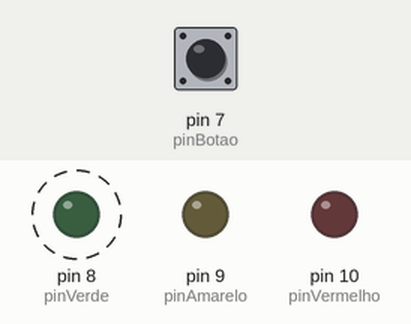
The sketch below on a simulated Arduino Uno, built with avr-gcc and run on an emulated ATmega328P. Parts: output pins drawn as LEDs (lit = HIGH). Dashed ring = blinking. Inputs (shaded band) come from the test bench; at power-on: pin 7 (pinBotao) LOW.

Above: at 1.29 s.
1.3 s: pin 7 (pinBotao) pulled HIGH for 0.15 s
At 1.43 s:
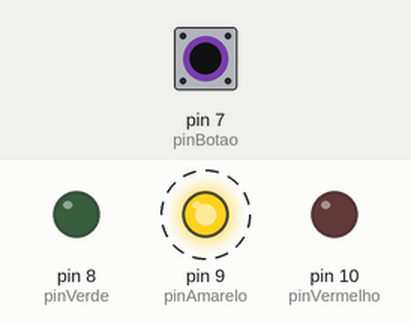
Timing chart, 0 to 10.3 s (numbered marks = the images above; inputs shaded):
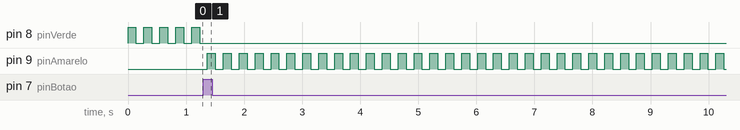

The sketch:

sketch_may11b-4-ifelse.ino
```cpp
int pinVermelho = 10;
int pinAmarelo  = 9;
int pinVerde = 8;
int pinBotao = 7;

int faseSemaforo;

int estadoBotao;

int estadoAnteriorBotao;

int tempoPisca;

int estadoPisca;

void setup() {
  // put your setup code here, to run once:
  pinMode(pinVerde, OUTPUT);
  pinMode(pinAmarelo, OUTPUT);
  pinMode(pinVermelho, OUTPUT);
  pinMode(pinBotao, INPUT);

  faseSemaforo = 1;

  estadoAnteriorBotao = digitalRead(pinBotao);

  tempoPisca = 0;

  estadoPisca = HIGH;
  }

void loop() {
  // put your main code here, to run repeatedly:
 estadoBotao = digitalRead(pinBotao);

 if ((estadoBotao == HIGH) && (estadoAnteriorBotao == LOW)){//Aqui podemos inverter para que o controle seja feito quando soltar o botão apenas invertendo//
    if(faseSemaforo < 3){
    faseSemaforo = faseSemaforo + 1;
  }
    else{
    faseSemaforo = 1;
  }

  estadoAnteriorBotao = estadoBotao;
 }
 tempoPisca = tempoPisca + 1;
 if (tempoPisca == 400){
  estadoPisca = !estadoPisca;
  tempoPisca = 0;
 }
 if (faseSemaforo == 1){//Led Verde//
  digitalWrite(pinVerde, estadoPisca);
  digitalWrite(pinAmarelo, LOW);
  digitalWrite(pinVermelho, LOW);
 }
 tempoPisca = tempoPisca + 1;
 if (tempoPisca == 400){
  estadoPisca = !estadoPisca;
  tempoPisca = 0;
 }
 if (faseSemaforo == 2){//Led Amarelo//
  digitalWrite(pinVerde, LOW);
  digitalWrite(pinAmarelo, estadoPisca);
  digitalWrite(pinVermelho, LOW);
 }
 tempoPisca = tempoPisca + 1;
 if (tempoPisca == 400){
  estadoPisca = !estadoPisca;
  tempoPisca = 0;
 }
 if (faseSemaforo == 3){//Led Vermelho//
  digitalWrite(pinVerde, LOW);
  digitalWrite(pinAmarelo, LOW);
  digitalWrite(pinVermelho, estadoPisca);
 }
 delay(1);//Ao inserir o estadoAnteriorBotao poderia retirar o delay//
}
```

Measured:
- after the input at 1.3 s, pin 8 (pinVerde): stops changing and stays LOW; pin 9 (pinAmarelo): alternates HIGH for 0.14 s and LOW for 0.14 s, starting after 0.07 s
- by itself, pin 8 (pinVerde): alternates HIGH for 0.14 s and LOW for 0.14 s
